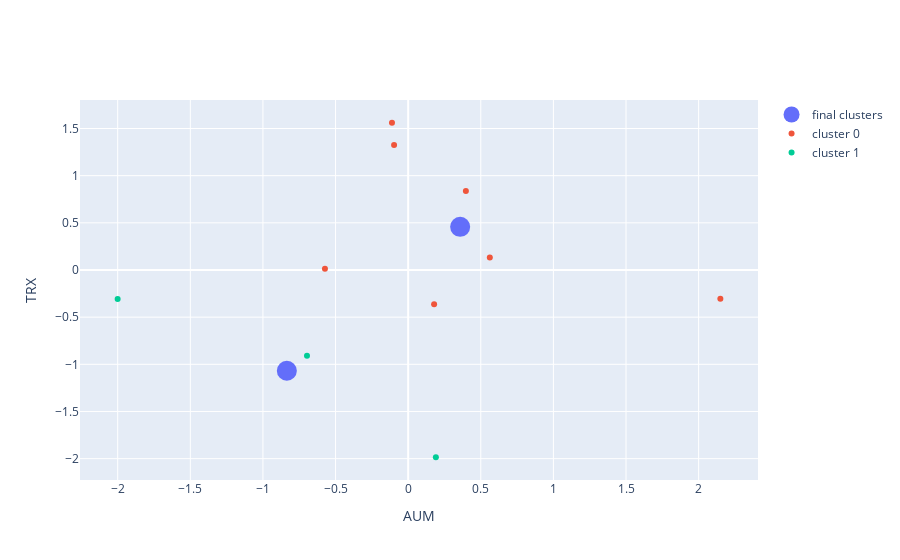

Notebook code cell kept with this figure:
### Markdown cell above
*2 clusters*

### Code cell
n_clusters = 2
mykm = MyKMeans(n_clusters=n_clusters, n_iter=10)
labels_business, cluster_centers_business, inertia_all_business = mykm.fit(X)

labels = labels_business
clusters = cluster_centers_business

fig = go.Figure()
# final clusters
fig.add_trace(go.Scatter(x=clusters[:,0], y=clusters[:,1], mode='markers', name='final clusters',
                        marker=dict(size=20)))
for i in range(n_clusters):
    cluster = np.where(labels==i)
    fig.add_trace(go.Scatter(x=X[cluster][:,0], y=X[cluster][:,1], mode='markers', name='cluster ' + str(i)))

fig.update_layout(
    xaxis_title="AUM",
    yaxis_title="TRX",
)
fig.show()
plt.plot(np.arange(len(inertia_all_business)), inertia_all_business)
plt.show()
print('final inertia {}'.format(inertia_all_business[-1]))

### Figure 1 — Plotly figure (JSON) as saved in the notebook; plotly's stock layout.template omitted (floating-point values rounded to 4 significant figures)
{"data": [{"marker": {"size": 20}, "mode": "markers", "name": "final clusters", "type": "scatter", "x": [0.358, -0.8354], "y": [0.4576, -1.068]}, {"mode": "markers", "name": "cluster 0", "type": "scatter", "x": [0.5622, 2.15, -0.09696, 0.3974, -0.5731, -0.1115, 0.1786], "y": [0.1327, -0.3045, 1.326, 0.8365, 0.01445, 1.561, -0.3629]}, {"mode": "markers", "name": "cluster 1", "type": "scatter", "x": [-0.6966, -2.0, 0.1908], "y": [-0.9094, -0.3088, -1.985]}], "layout": {"xaxis": {"title": {"text": "AUM"}}, "yaxis": {"title": {"text": "TRX"}}}}
